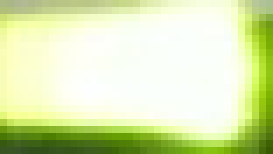
#> input picture Templates/ledVerde.jpg, 39 x 22 px, shrunk from 166 x 95 before the run, found by its file name (shown 7 times larger); the run also reads 2 pictures not shown here
$ python main.py
#> lines starting #> are read from the running program, lines starting #| are printed output that depends on the picture
import cv2
import numpy as np
import glob
import os
from PIL import Image
from collections import OrderedDict
##########  DEFINICIONES DE FUNCIONES NECESARIAS

###### FILTRANDO RUIDO / HACIENDO NITIDA LA IMAGEN
#####Utilizando la umbralización de Kittler utilizando la
#####herramienta antes creada en  https://github.com/brown9804/Image_Segmentation_Project-
#####se obtiene una varianza1: 15.381974 por lo que se utilizan valores
#####de 15 para las imágenes
#####ya que se considera que son de laboratorio sin cambios en la iluminación
#####Considerando las diferentes pruebas se consideran los valores
####15 15 7 15 (30s aprox) a pesar de que
#####la bibliografía leida recomienda valores de 10 10 7 21 (1:42 minutos aprox)
# def denoising_sharpening(input):
#     sin_ruido= cv2.fastNlMeansDenoisingColored(input, None,15,15,7,15)
#     kernel=np.array([[-1,-1,-1,-1,-1],
#                       [-1,2,2,2,-1],
#                       [-1,2,8,2,-1],
#                       [-2,2,2,2,-1],
#                       [-1,-1,-1,-1,-1]])/8.0
#     sin_ruido = cv2.filter2D(sin_ruido,-1,kernel)
#     return sin_ruido

#definimos una funcion que calcule la media aritmetica de los elementos de la lista
#calcula el valor medio de todos los numeros, suma todos y los divide entre la cantidad total
# def media_arit(lista):
#     n = float(len(lista))
#     return tuple(sum(x[i] for x in lista)/n for i in range (len(lista[0])))

# #definimos una funcion para varianza entre los elementos de la lista
# #el cuadrado de la desviación estándar, más adelante se define
# #la desviación estandar.

# def varianza(lista):
#     n = float(len(lista))
#     return tuple(sum(x[i] + (media_arit(lista)-x[i])**2   for x in lista)/n for i in range (len(lista[0])))


####para una lista
def media_arit_lista(lista):
	n = len(lista)
	sumatoria = 0
	for indice in range (0, n):
		sumatoria = sumatoria + lista[indice]
	return sumatoria/n

def varianza_lista(lista):
	n = len(lista)
	sumatoria = 0
	for indice in range (0, n):
		sumatoria = sumatoria + (media_arit_lista(lista)-lista[indice])**2
	return sumatoria/n

def desvia_estan_lista(lista):
	desvi = varianza_lista(lista)**(1/2)
	return desvi

#######   DESVIACION ESTANDAR
#La desviación estándar es la medida de dispersión más común,
#que indica qué tan dispersos están los datos con respecto a
#la media. Mientras mayor sea la desviación estándar, mayor
#será la dispersión de los datos.
## lo necesitamos debido a que no considera cambios muy abruptos en los valores de pixeles,
# asi como la ubicacion de los mismos mayor igual a cero.

#Leer la plantilla
template_green = cv2.imread('/Users/belindabrown/Desktop/Reconocimiento13/Templates/ledVerde.jpg',0)
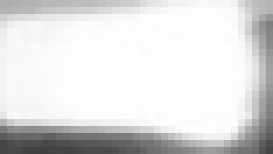
#> template_green: shape (22, 39) (shown 7 times larger); min 64, max 255, mean 221.5
template_naranja = cv2.imread('/Users/belindabrown/Desktop/Reconocimiento13/Templates/ledNaranja.jpg',0)
template_naranja_oscuro = cv2.imread('/Users/belindabrown/Desktop/Reconocimiento13/Templates/ledNaranjaOscuro.jpg',0)

#Almacenar la anchura (w) y la altura (h) de la plantilla
w_verde, h_verde = template_green.shape[::-1]
w_naranja, h_naranja = template_naranja.shape[::-1]
w_naranja_oscuro, h_naranja_oscuro = template_naranja_oscuro.shape[::-1]
#Especificar un umbral (threshold)
threshold= 0.92
# Directorio con las imagenes averificar
img_dir = '/Users/belindabrown/Desktop/Reconocimiento13/ImgAVerificar'
data_path = os.path.join(img_dir,'*.jpg')
files = glob.glob(data_path)
data = []
#Analizando todas las imagenes en el folder
for f1 in files:
	########   Para VERDE    ######
	#PARA COMPARAR X
	Verde_x = []
	X_Verde_antes_filrado = []
	#PARA COMPARAR Y
	Verde_y = []
	Y_Verde_antes_filrado = []
	#LAS COORDENADAS VERDES FILTRADAS
	X_Verde_Filtrado =[]
	Y_Verde_Filtrado =[]
	###PARA UNIR LOS DOS VECTORES VERDES
	Verdes_filtrados = []
	#Cantidad de leds en estado # XXX
	Cantidad_Leds_Verde = 0
	#######    Para AMARILLO NARANJA    #####
	#PARA COMPARAR X
	AmarilloNaranja_x = []
	X_AmarilloNaranja_antes_filrado = []
	#PARA COMPARAR Y
	AmarilloNaranja_y = []
	Y_AmarilloNaranja_antes_filrado = []
	#LAS COORDENADAS VERDES FILTRADAS
	X_AmarilloNaranja_Filtrado =[]
	Y_AmarilloNaranja_Filtrado =[]
	###PARA UNIR LOS DOS VECTORES VERDES
	AmarilloNaranja_filtrados = []
	#Cantidad de leds en estado # XXX
	Cantidad_Leds_AmarilloNaranja = 0

	#######    Para NARANJA NARANJA    #####
	#PARA COMPARAR X
	NaranjaNaranja_x = []
	X_NaranjaNaranja_antes_filrado = []
	#PARA COMPARAR Y
	NaranjaNaranja_y = []
	Y_NaranjaNaranja_antes_filrado = []
	#LAS COORDENADAS VERDES FILTRADAS
	X_NaranjaNaranja_Filtrado =[]
	Y_NaranjaNaranja_Filtrado =[]
	###PARA UNIR LOS DOS VECTORES VERDES
	NaranjaNaranja_filtrados = []
	#Cantidad de leds en estado # XXX
	Cantidad_Leds_NaranjaNaranja = 0

	#lee cada imagen
	img = cv2.imread(f1)
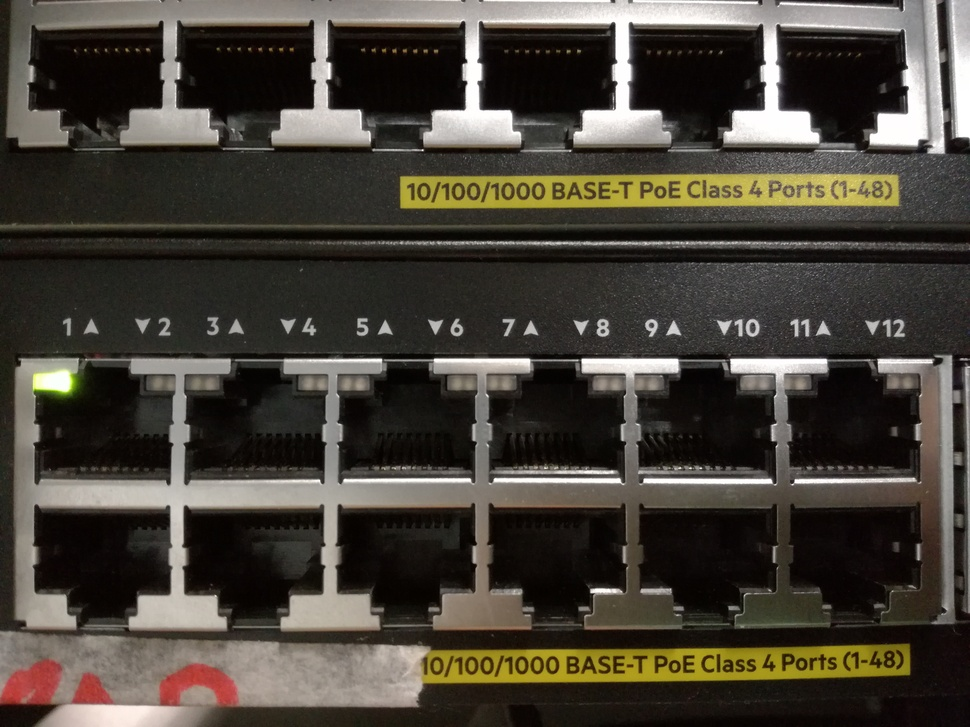
#> input picture ImgAVerificar/1 Verde  AnguloInclinacion.jpg, 970 x 727 px, shrunk from 4160 x 3120 before the run
#> img is the input picture: shape (727, 970, 3); mean B, G, R 56.3, 65.1, 70.4
	#almacena sus datos
	print(f1) #picture name
	data.append(img)
	#utiliza un filtro gris para facilitar el reconocimiento
	img_gray = cv2.cvtColor(img, cv2.COLOR_BGR2GRAY, 0)
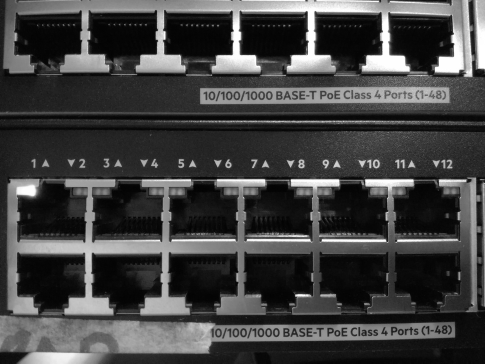
#> img_gray: shape (727, 970) (shown at 1/2 size); min 1, max 255, mean 65.7
	#compara la imagen utilizando una plantilla
	#Template Matching es un método para buscar y encontrar la ubicación de
	#una imagen de plantilla en una imagen más grande. OpenCV viene con una
	#función cv2.matchTemplate () para este propósito. Simplemente desliza
	#la imagen de la plantilla sobre la imagen de entrada (como en convolución 2D)
	# y compara la plantilla y el parche de la imagen de entrada debajo de la imagen
	# de la plantilla. Se implementan varios métodos de comparación en OpenCV.
	#Devuelve una imagen en escala de grises, donde cada píxel indica cuánto
	#coincide el vecindario de ese píxel con la plantilla.

	####TM_CCOEFF_NORMED hace Coeficiente de correlación: el método se usa simplemente para
	# a) hacer que la plantilla y la imagen sean cero y
	# b) hacer que las partes oscuras de los valores negativos de la imagen
	# y las partes brillantes de los valores positivos de la imagen.
	res_verde = cv2.matchTemplate(img_gray,template_green,cv2.TM_CCOEFF_NORMED)
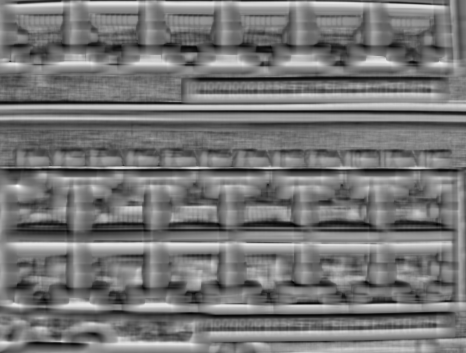
#> res_verde: shape (706, 932) float32 (shown at 1/2 size); min -0.87, max 0.988, mean -0.00354; drawn with min black and max white
	res_naranja = cv2.matchTemplate(img_gray,template_naranja,cv2.TM_CCOEFF_NORMED)
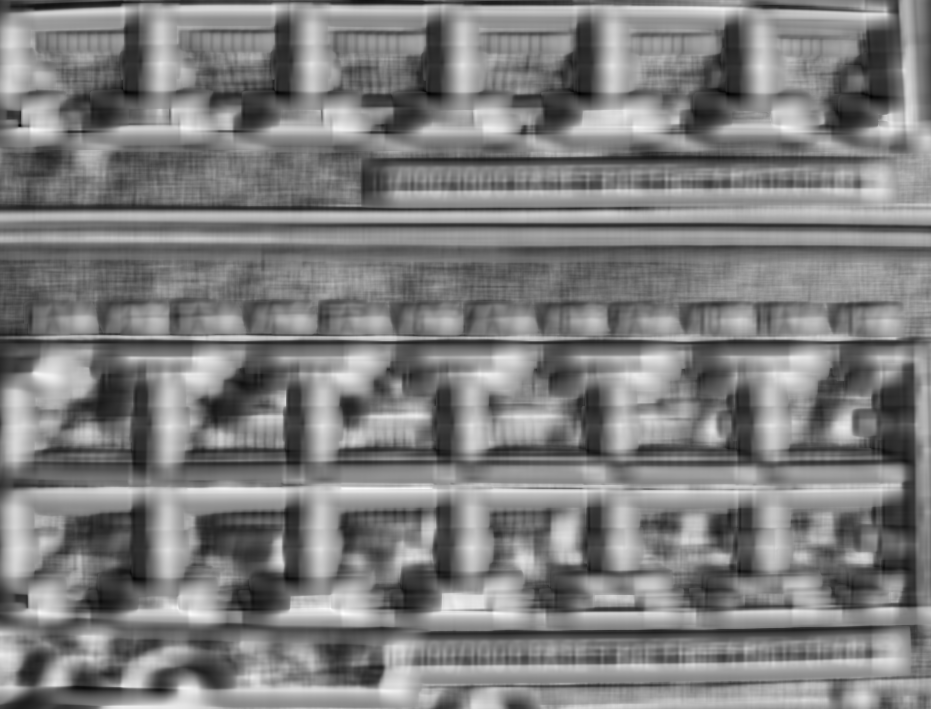
#> res_naranja: shape (709, 931) float32; min -0.897, max 0.878, mean -0.0143; drawn with min black and max white
	res_naranja_oscuro = cv2.matchTemplate(img_gray,template_naranja_oscuro,cv2.TM_CCOEFF_NORMED)
	#f1Filtrada = cv2.imread(f1)
	#img = denoising_sharpening(f1Filtrada)
	#Anuncia cada vez que se revisa una imagen
	print("Imagen cargada, Analizando patrones...")
	#obtiene la posicion
	#-- teoricamente
	#Devuelve elementos elegidos de x o y dependiendo de la condición.
	#da localizion x, y sepadas de todos cumplen la condicion
	location_verde = np.where(res_verde >= threshold)
#> location_verde = 10 positions, rows 371 to 373, columns 33 to 37
#> (the rest of the program and of its run is left out)
